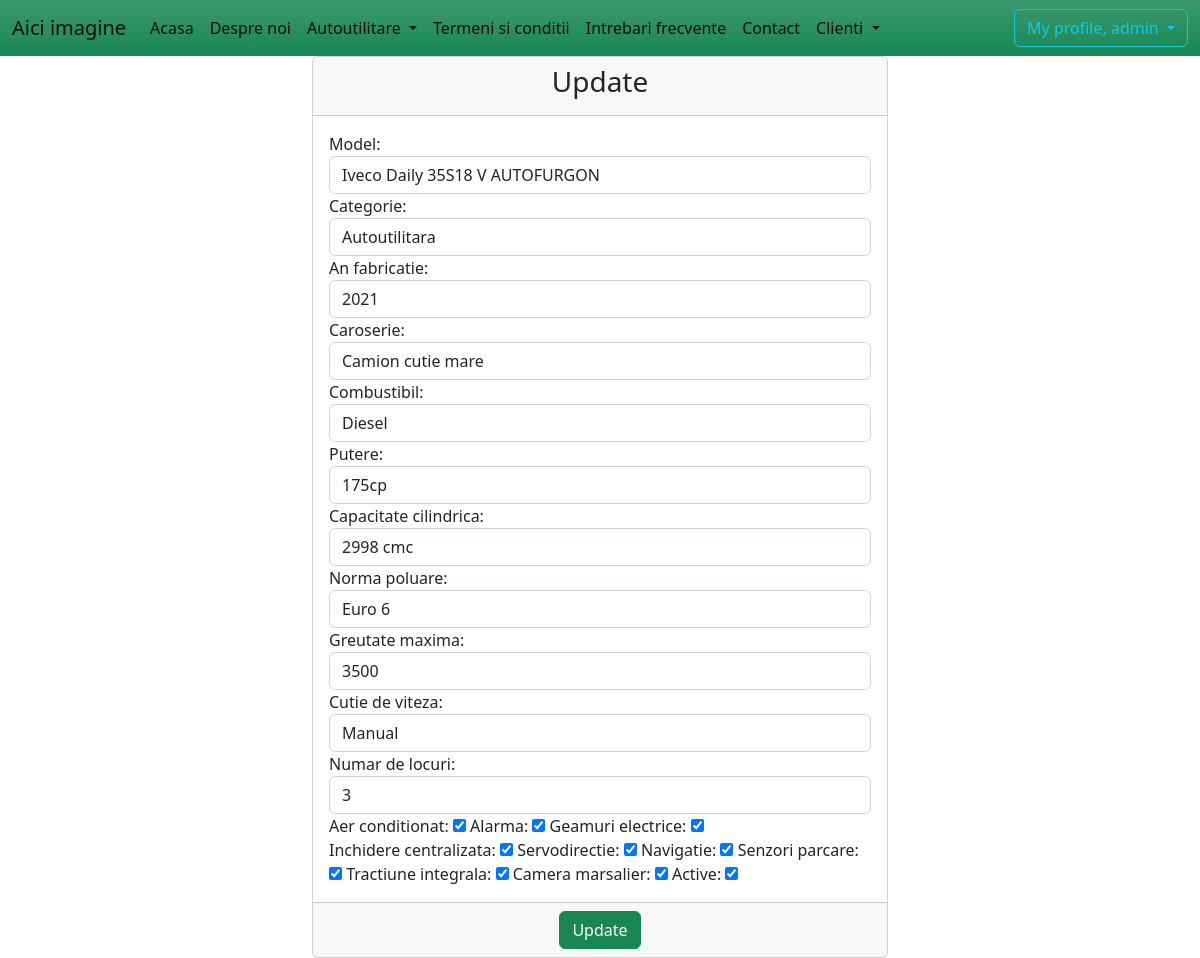
The app's page /update_autoutilitare/1/ (signed in) with its own data.
### autoutilitare/models.py (models this page shows, shortened)
class Autoutilitare(models.Model):
    model = models.CharField(max_length=40)
    categorie = models.CharField(max_length=30)
    an_fabricatie = models.IntegerField()
    caroserie = models.CharField(max_length=30)
    combustibil = models.CharField(max_length=30)
    putere = models.CharField(max_length=30)
    capacitate_cilindrica = models.CharField(max_length=30)
    norma_poluare = models.CharField(max_length=30)
    greutate_maxima = models.IntegerField()
    cutie_de_viteza = models.CharField(max_length=30)
    numar_de_locuri = models.IntegerField()
    aer_conditionat = models.BooleanField(default=False)
    alarma = models.BooleanField(default=False)
    geamuri_electrice = models.BooleanField(default=False)
    inchidere_centralizata = models.BooleanField(default=False)
    servodirectie = models.BooleanField(default=False)
    navigatie = models.BooleanField(default=False)
    senzori_parcare = models.BooleanField(default=False)
    tractiune_integrala = models.BooleanField(default=False)
    camera_marsalier = models.BooleanField(default=False)
    active = models.BooleanField(default=True)
    created_at = models.DateTimeField(auto_now_add=True)
    update_at = models.DateTimeField(auto_now=True)

### autoutilitare/views.py (the view)
# urls.py: path('update_autoutilitare/<int:pk>/', views.AutoutilitareUpdateView.as_view(), name='update-autoutilitare'),
class AutoutilitareUpdateView(LoginRequiredMixin, UpdateView):
    template_name = 'autoutilitare/update_autoutilitare.html'
    model = Autoutilitare
    form_class = AutoutilitareForm
    success_url = reverse_lazy('acasa')

### templates/autoutilitare/update_autoutilitare.html (shortened to what this page needs)
{% extends 'base.html' %}
{% block content %}
    <div class="container-fluid">
        <div class="row">
            <div class="col-md-6 offset-md-3">
                <div class="card">
                    <div class="card-header">
                        <h3 class="text-center">Update {{ autoutilitara }}</h3>
                    </div>
                    <form method="post">
                        <div class="card-body">
                            {{ form }}
                        </div>
                        <div class="card-footer text-center">
                            <button type="submit" class="btn btn-success">Update</button>
                        </div>
                    </form>
                </div>
            </div>
        </div>
    </div>
{% endblock %}

### templates/navbar.html (shortened to what this page needs)
<nav class="navbar navbar-expand-lg bg-success bg-gradient">
    <div class="container-fluid">
        <a class="navbar-brand" href="#">Aici imagine</a>
        <div class="collapse navbar-collapse" id="navbarSupportedContent">
            <ul class="navbar-nav me-auto mb-2 mb-lg-0">
                <li class="nav-item">
                    <a class="nav-link active" aria-current="page" href="{% url 'acasa' %}">Acasa</a>
                </li>
                <li class="nav-item">
                    <a class="nav-link active" aria-current="page" href="{% url 'despre-noi' %}">Despre noi</a>
                </li>
                {% if request.user.is_authenticated %}
                    <li class="nav-item dropdown">
                        <a class="nav-link active dropdown-toggle" href="#" role="button" data-bs-toggle="dropdown"
                           aria-expanded="false">
                            Autoutilitare
                        </a>
                    </li>
                {% endif %}
                <li class="nav-item">
                    <a class="nav-link active" aria-current="page" href="{% url 'termeni' %}">Termeni si conditii</a>
                </li>
                <li class="nav-item">
                    <a class="nav-link active" aria-current="page" href="#">Intrebari frecvente</a>
                </li>
                <li class="nav-item">
                    <a class="nav-link active" aria-current="page" href="#">Contact</a>
                </li>
                {% if request.user.is_authenticated %}
                    {% if perms.client.add_client or perms.client.view_list_of_clients %}
                        <li class="nav-item dropdown">
                            <a class="nav-link active dropdown-toggle" href="#" role="button" data-bs-toggle="dropdown"
                               aria-expanded="false">
                                Clienti
                            </a>
                    {% endif %}
                        </li>
                {% endif %}
            </ul>
            {% if request.user.is_authenticated %}
                <div class="btn-group">
                    <button type="button" class="btn btn-outline-info dropdown-toggle" data-bs-toggle="dropdown" aria-expanded="false">
                        My profile, {{ request.user.username }}
                    </button>
                </div>
            {% else %}
                <a href="{% url 'login' %}" class="btn btn-outline-success me-2">Login</a>
                <a href="{% url 'sign-up ' %}" class="btn btn-outline-success">Sign up</a>
            {% endif %}
        </div>
    </div>
</nav>

### records on screen
Autoutilitare: model "Iveco Daily 35S18 V AUTOFURGON", categorie "Autoutilitara", an_fabricatie "2021", caroserie "Camion cutie mare", combustibil "Diesel", putere "175cp", capacitate_cilindrica "2998 cmc", norma_poluare "Euro 6", greutate_maxima "3500", cutie_de_viteza "Manual", numar_de_locuri "3", aer_conditionat "☑", alarma "☑", geamuri_electrice "☑", inchidere_centralizata "☑", servodirectie "☑", navigatie "☑", senzori_parcare "☑", tractiune_integrala "☑", camera_marsalier "☑", active "☑"

### other values on screen
{{ request.user.username }} "admin"
